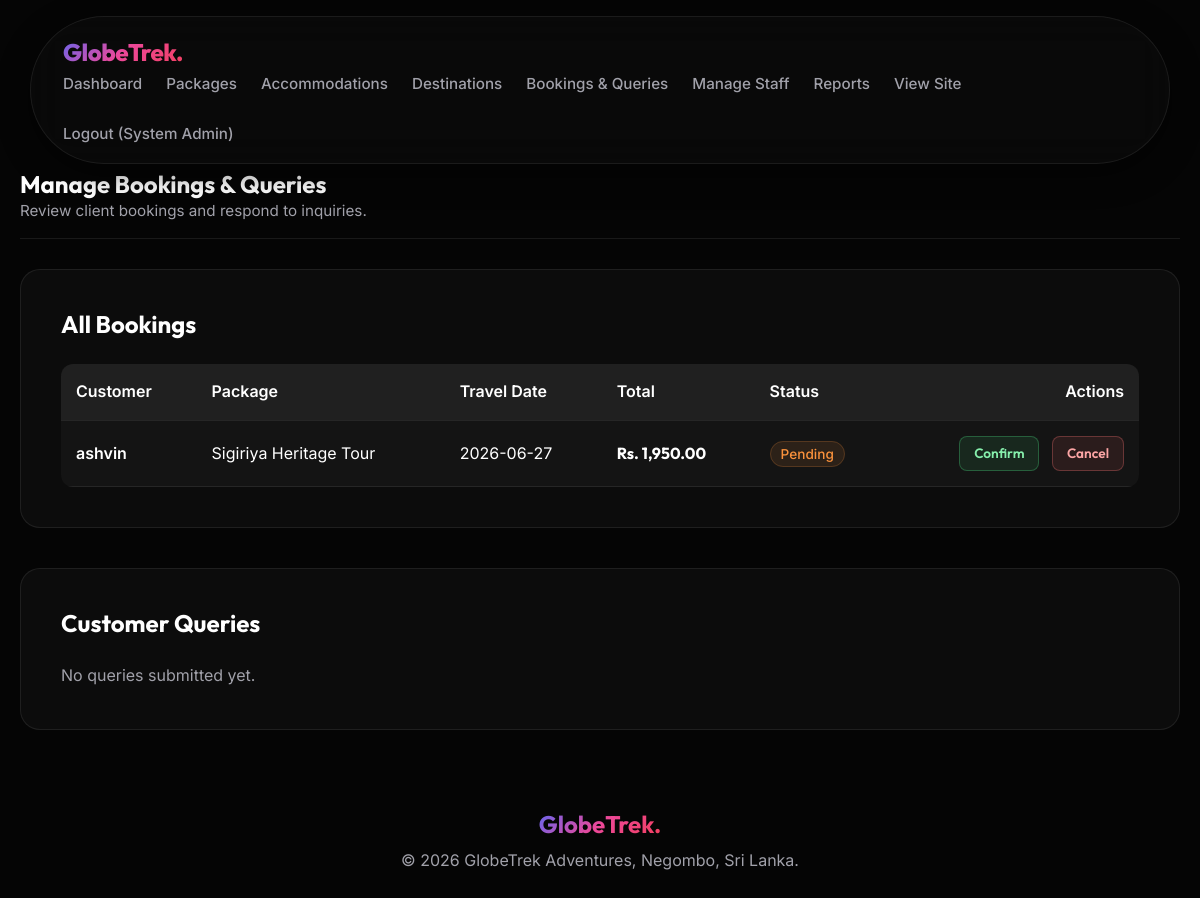
Screenshot of /staff_booking.php (signed in) with the database file from the repository.
### tables this page shows
CREATE TABLE `bookings` (
  `booking_id` int(11) NOT NULL,
  `customer_id` int(11) NOT NULL,
  `package_id` int(11) NOT NULL,
  `accommodation_id` int(11) DEFAULT NULL,
  `transport_id` int(11) DEFAULT NULL,
  `travel_date` date NOT NULL,
  `customization_notes` text DEFAULT NULL,
  `status` enum('pending','confirmed','cancelled') DEFAULT 'pending',
  `total_price` decimal(10,2) NOT NULL,
  `booking_date` timestamp NOT NULL DEFAULT current_timestamp()
);

CREATE TABLE `users` (
  `user_id` int(11) NOT NULL,
  `name` varchar(100) NOT NULL,
  `email` varchar(100) NOT NULL,
  `password` varchar(255) NOT NULL,
  `role` enum('customer','staff','admin') NOT NULL DEFAULT 'customer',
  `created_at` timestamp NOT NULL DEFAULT current_timestamp()
);

CREATE TABLE `packages` (
  `package_id` int(11) NOT NULL,
  `title` varchar(150) NOT NULL,
  `destination_id` int(11) NOT NULL,
  `description` text DEFAULT NULL,
  `price` decimal(10,2) NOT NULL,
  `duration_days` int(11) NOT NULL,
  `image` varchar(255) DEFAULT NULL,
  `created_by` int(11) DEFAULT NULL,
  `created_at` timestamp NOT NULL DEFAULT current_timestamp()
);

### staff_booking.php (the view, shortened to what this page needs)
<?php
require 'db.php';
require 'header.php';
?>
<div class="section-header">
    <div>
        <h2>Manage Bookings & Queries</h2>
        <p style="color: var(--text-secondary); font-size: 0.95rem;">Review client bookings and respond to inquiries.</p>
    </div>
</div>
<div class="card" style="padding: 2.5rem; margin-top: 30px; margin-bottom: 40px; border-radius: 20px;">
    <h3 style="font-family: var(--font-heading); font-size: 1.5rem; margin-bottom: 25px; font-weight: 700;">All Bookings</h3>
    <?php
    $stmt = $pdo->query("SELECT b.*, u.name AS customer_name, p.title AS package_title
                          FROM bookings b
                          JOIN users u ON b.customer_id = u.user_id
                          JOIN packages p ON b.package_id = p.package_id
                          ORDER BY b.booking_date DESC");
    $bookings = $stmt->fetchAll(PDO::FETCH_ASSOC);
    ?>
    <?php if (empty($bookings)): ?>
        <p style="color: var(--text-secondary);">No bookings yet.</p>
    <?php else: ?>
        <div style="overflow-x: auto;">
            <table style="margin-top: 0; width: 100%;">
                <thead>
                    <tr>
                        <th>Customer</th>
                        <th>Package</th>
                        <th>Travel Date</th>
                        <th>Total</th>
                        <th>Status</th>
                        <th style="text-align: right;">Actions</th>
                    </tr>
                </thead>
                <tbody>
                    <?php foreach ($bookings as $b): ?>
                        <tr>
                            <td style="font-weight: 600; color: var(--text-primary);"><?= htmlspecialchars($b['customer_name']) ?></td>
                            <td><?= htmlspecialchars($b['package_title']) ?></td>
                            <td><?= htmlspecialchars($b['travel_date']) ?></td>
                            <td style="font-family: var(--font-heading); font-weight: 700;">Rs. <?= number_format($b['total_price'], 2) ?></td>
                            <td>
                                <?php
                                $statusColor = 'var(--text-secondary)';
                                $statusBg = 'rgba(255, 255, 255, 0.05)';
                                $statusBorder = 'rgba(255, 255, 255, 0.1)';
                                if ($b['status'] === 'confirmed') {
                                    $statusColor = '#4ade80';
                                    $statusBg = 'rgba(74, 222, 128, 0.1)';
                                    $statusBorder = 'rgba(74, 222, 128, 0.2)';
                                } elseif ($b['status'] === 'pending') {
                                    $statusColor = '#fb923c';
                                    $statusBg = 'rgba(251, 146, 60, 0.1)';
                                    $statusBorder = 'rgba(251, 146, 60, 0.2)';
                                } elseif ($b['status'] === 'cancelled') {
                                    $statusColor = '#f87171';
                                    $statusBg = 'rgba(248, 113, 113, 0.1)';
                                    $statusBorder = 'rgba(248, 113, 113, 0.2)';
                                }
                                ?>
                                <span style="color: <?= $statusColor ?>; background: <?= $statusBg ?>; border: 1px solid <?= $statusBorder ?>; padding: 4px 10px; border-radius: 999px; font-size: 0.85rem; font-weight: 500;">
                                    <?= htmlspecialchars(ucfirst($b['status'])) ?>
                                </span>
                            </td>
                            <td style="text-align: right; white-space: nowrap;">
                                <?php if ($b['status'] === 'pending'): ?>
                                    <a href="staff_bookings.php?booking_action=confirm&booking_id=<?= $b['booking_id'] ?>" class="btn" style="margin-top: 0; padding: 6px 14px; font-size: 0.85rem; background: rgba(74, 222, 128, 0.1); border: 1px solid rgba(74, 222, 128, 0.3); color: #86efac; border-radius: 8px;">Confirm</a>
                                    <a href="staff_bookings.php?booking_action=cancel&booking_id=<?= $b['booking_id'] ?>" class="btn" style="margin-top: 0; padding: 6px 14px; font-size: 0.85rem; background: rgba(248, 113, 113, 0.1); border: 1px solid rgba(248, 113, 113, 0.3); color: #fca5a5; border-radius: 8px; margin-left: 8px;" onclick="return confirm('Cancel this booking?');">Cancel</a>
                                <?php else: ?>
                                    <span style="color: var(--text-secondary); font-size: 0.85rem; font-style: italic;">No actions</span>
                                <?php endif; ?>
                            </td>
                        </tr>
                    <?php endforeach; ?>
                </tbody>
            </table>
        </div>
    <?php endif; ?>
</div>
<div class="card" style="padding: 2.5rem; margin-bottom: 40px; border-radius: 20px;">
    <h3 style="font-family: var(--font-heading); font-size: 1.5rem; margin-bottom: 25px; font-weight: 700;">Customer Queries</h3>
    <?php
    $stmt = $pdo->query("SELECT * FROM queries ORDER BY (status = 'open') DESC, created_at DESC");
    $queries = $stmt->fetchAll(PDO::FETCH_ASSOC);
    ?>
    <?php if (empty($queries)): ?>
        <p style="color: var(--text-secondary);">No queries submitted yet.</p>
    <?php endif; ?>
<?php require 'footer.php'; ?>

### css/style.css (style rules this page uses)
:root { --bg-primary: #050505; --bg-secondary: #0a0a0a; --text-primary: #ffffff; --text-secondary: #a1a1aa; --accent-gradient: linear-gradient(135deg, #6366f1, #ec4899, #f43f5e); --accent-solid: #ec4899; --glass-bg: rgba(255, 255, 255, 0.03); --glass-border: rgba(255, 255, 255, 0.08); --glass-hover: rgba(255, 255, 255, 0.08); --font-heading: 'Outfit', sans-serif; --font-body: 'Inter', sans-serif; --transition-smooth: all 0.4s cubic-bezier(0.16, 1, 0.3, 1); --transition-bounce: all 0.5s cubic-bezier(0.34, 1.56, 0.64, 1); }
* { margin: 0; padding: 0; box-sizing: border-box; }
html { scroll-behavior: smooth; background-color: var(--bg-primary); scroll-padding-top: 120px; }
body { font-family: var(--font-body); color: var(--text-primary); line-height: 1.6; overflow-x: hidden; -webkit-font-smoothing: antialiased; padding-top: 100px; }
a { text-decoration: none; color: inherit; transition: var(--transition-smooth); }
h1, h2, h3, h4, h5, h6 { font-family: var(--font-heading); line-height: 1.2; }
button, .btn { display: inline-flex; align-items: center; justify-content: center; padding: 0.75rem 1.5rem; border-radius: 100px; font-family: var(--font-heading); font-weight: 600; font-size: 1rem; cursor: pointer; border: none; transition: var(--transition-bounce); background: var(--accent-gradient); color: white; margin-top: 10px; }
table { width: 100%; border-collapse: collapse; margin-top: 20px; background: var(--glass-bg); border-radius: 12px; overflow: hidden; }
th, td { padding: 15px; text-align: left; border-bottom: 1px solid var(--glass-border); }
th { background: rgba(255, 255, 255, 0.05); font-weight: 600; color: var(--text-primary); }
.card { background: var(--glass-bg); border: 1px solid var(--glass-border); border-radius: 16px; margin-bottom: 20px; overflow: hidden; display: flex; flex-direction: column; transition: var(--transition-smooth); }
.card h3 { font-size: 1.3rem; margin-bottom: 5px; }
.section-header { display: flex; justify-content: space-between; align-items: flex-end; border-bottom: 1px solid var(--glass-border); padding-bottom: 15px; }

### rows the page displays
bookings: customer.name "ashvin", package.title "Sigiriya Heritage Tour", travel_date "2026-06-27", total_price "1,950.00", status "Pending"

### other values shown
$name "System Admin"
